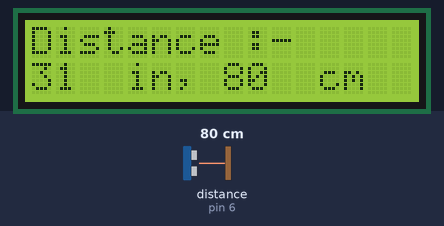
Bench run of a sketch on a simulated Arduino Uno, built with avr-gcc and run on an emulated ATmega328P. Parts: 16×2 character LCD. Wiring (inferred from the names in the program): ultrasonic range finder: trigger pin 7; echo pin 6. The test bench sets the inputs (shaded band); at power-on: distance to the obstacle (sensor on pin 6) 80 cm. The echo pulse lasts 58.3 µs per cm; what the sketch prints to the serial monitor is not drawn.

Above: at 1.2 s.
1.3 s: distance to the obstacle (sensor on pin 6) set to 18 cm
At 1.48 s:
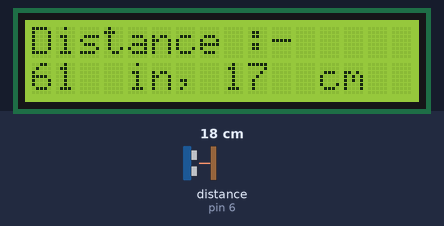
2.8 s: distance to the obstacle (sensor on pin 6) set to 2 cm
At 3.5 s:
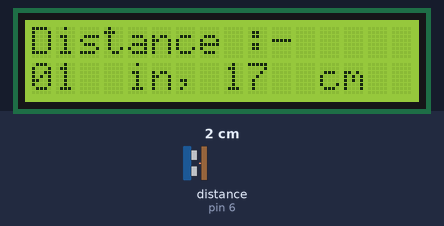
4.4 s: distance to the obstacle (sensor on pin 6) set to 4 cm
At 5.6 s:
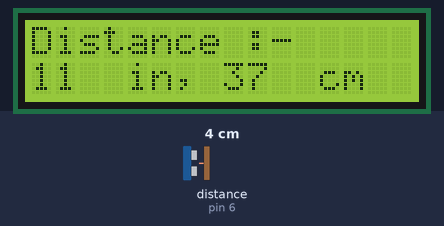
Timing chart, 0 to 7.4 s (numbered marks = the images above; inputs shaded):
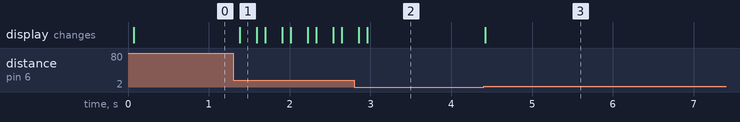

The sketch:

Ultrasonic2.ino
```cpp
// Use a Ultrasonic Sensor HC-SR04 to detect distance and display
//results in serial monitor and LCD 1602
#include <LiquidCrystal.h>

const int rs = 12, en = 11, d4 = 5, d5 = 4, d6 = 3, d7 = 2;
LiquidCrystal lcd(rs, en, d4, d5, d6, d7);

const int trigPin = 7; // Trig (Trigger) Pin of Ultrasonic Sensor
const int echoPin = 6; // Echo Pin of Ultrasonic Sensor
long duration, inches, cm;
void setup() {
   lcd.begin(16,2);// initialize the lcd
   Serial.begin(9600); // Starting Serial Terminal
   pinMode(trigPin, OUTPUT);
   pinMode(echoPin, INPUT);
}
void loop() {
   digitalWrite(trigPin, LOW);
   delayMicroseconds(2);
   digitalWrite(trigPin, HIGH);
   delayMicroseconds(10);
   digitalWrite(trigPin, LOW);
   duration = pulseIn(echoPin, HIGH);
   inches = duration/74/2;
   cm = duration/29/2;
   Serial.print(inches);
   Serial.print("in, ");
   Serial.print(cm);
   Serial.print("cm");
   Serial.println();

   lcd.setCursor(0,0);//to display first row
   lcd.print("Distance :- ");
   lcd.setCursor(0,1);//to display second row
   lcd.print(inches);
   lcd.setCursor(3,1);
   lcd.print(" in, ");
   lcd.setCursor(8,1);
   lcd.print(cm);
   lcd.setCursor(12,1);
   lcd.print("cm");
   delay(100);
}
```

Measured:
- after the input at 1.3 s, the display: changes after 0.08 s (image 1)
- after the input at 2.8 s, the display: first changes after 0.06 s (image 2 shows a later state)
- after the input at 4.4 s, the display: changes at once (image 3)
